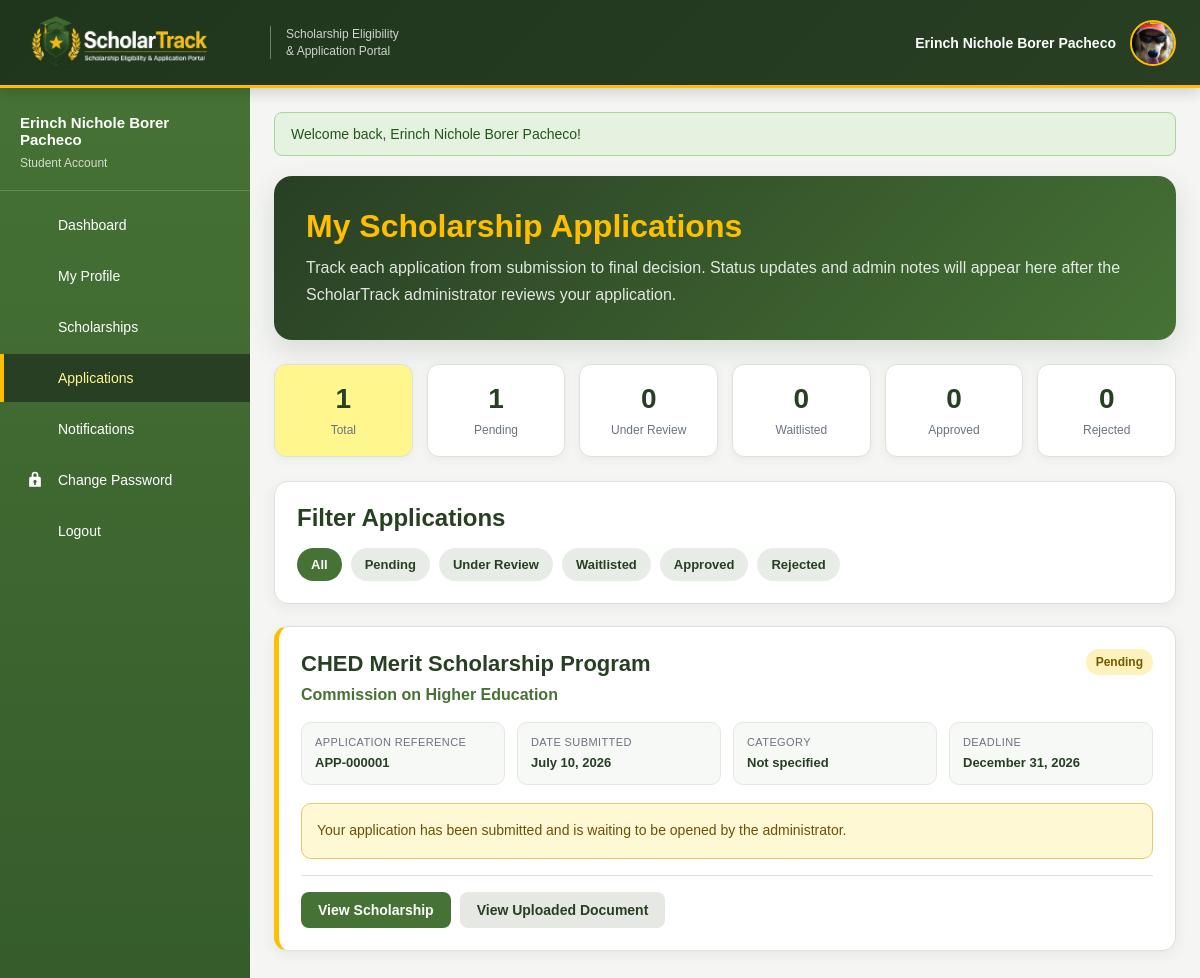
The app's page /my_applications.php (signed in) with its own data.
### tables this page shows
CREATE TABLE `student_profiles` (
  `id` int(11) NOT NULL,
  `user_id` int(11) NOT NULL,
  `first_name` varchar(100) DEFAULT NULL,
  `middle_name` varchar(100) DEFAULT NULL,
  `last_name` varchar(100) DEFAULT NULL,
  `birthday` date DEFAULT NULL,
  `sex` enum('Male','Female','Prefer not to say') DEFAULT NULL,
  `civil_status` enum('Single','Married','Widowed','Separated') DEFAULT NULL,
  `nationality` varchar(50) DEFAULT 'Filipino',
  `contact_number` varchar(20) DEFAULT NULL,
  `alternate_contact` varchar(20) DEFAULT NULL,
  `house_no` varchar(100) DEFAULT NULL,
  `street` varchar(150) DEFAULT NULL,
  `barangay` varchar(150) DEFAULT NULL,
  `municipality` varchar(150) DEFAULT NULL,
  `province` varchar(150) DEFAULT NULL,
  `zipcode` varchar(10) DEFAULT NULL,
  `school` varchar(150) DEFAULT NULL,
  `student_no` varchar(30) DEFAULT NULL,
  `course` varchar(150) DEFAULT NULL,
  `other_course` varchar(150) DEFAULT NULL,
  `year_level` varchar(30) DEFAULT NULL,
  `gwa` decimal(3,2) DEFAULT NULL,
  `annual_income` decimal(12,2) DEFAULT NULL,
  `profile_picture` varchar(255) DEFAULT 'default.png',
  `created_at` timestamp NOT NULL DEFAULT current_timestamp()
);

CREATE TABLE `applications` (
  `id` int(11) NOT NULL,
  `scholarship_id` int(11) DEFAULT NULL,
  `student_id` int(11) DEFAULT NULL,
  `status` enum('Pending','Under Review','Waitlisted','Approved','Rejected') DEFAULT 'Pending',
  `submitted_at` timestamp NOT NULL DEFAULT current_timestamp(),
  `application_statement` text DEFAULT NULL,
  `admin_note` text DEFAULT NULL,
  `reviewed_at` datetime DEFAULT NULL,
  `reviewed_by` int(11) DEFAULT NULL
);

CREATE TABLE `scholarships` (
  `id` int(11) NOT NULL,
  `title` varchar(150) DEFAULT NULL,
  `provider` varchar(100) DEFAULT NULL,
  `category` varchar(100) DEFAULT NULL,
  `region` varchar(100) DEFAULT NULL,
  `eligible_courses` text DEFAULT NULL,
  `description` text DEFAULT NULL,
  `benefits` text DEFAULT NULL,
  `coverage` text DEFAULT NULL,
  `monthly_allowance` decimal(12,2) DEFAULT NULL,
  `tuition_fee` decimal(12,2) DEFAULT NULL,
  `book_allowance` decimal(12,2) DEFAULT NULL,
  `transportation_allowance` decimal(12,2) DEFAULT NULL,
  `living_allowance` decimal(12,2) DEFAULT NULL,
  `one_time_grant` decimal(12,2) DEFAULT NULL,
  `minimum_gwa` decimal(3,2) DEFAULT NULL,
  `max_income` decimal(12,2) DEFAULT NULL,
  `qualifications` text DEFAULT NULL,
  `documentary_requirements` text DEFAULT NULL,
  `selection_process` text DEFAULT NULL,
  `official_website` varchar(255) DEFAULT NULL,
  `source_note` text DEFAULT NULL,
  `deadline` date DEFAULT NULL,
  `created_at` timestamp NOT NULL DEFAULT current_timestamp()
);

### my_applications.php (the view, shortened to what the rows shown need)
<?php
require_once "config.php";
$user_id = (int) $_SESSION["user"]["id"];
$sql = "
    SELECT
        applications.id,
        applications.status,
        applications.admin_note,
        applications.submitted_at,
        scholarships.id AS scholarship_id,
        scholarships.title,
        scholarships.provider,
        scholarships.category,
        scholarships.region,
        scholarships.deadline,
        scholarships.official_website,
        documents.file_name
    FROM applications
    INNER JOIN scholarships
        ON scholarships.id = applications.scholarship_id
    LEFT JOIN documents
        ON documents.application_id = applications.id
    WHERE applications.student_id = ?
";
$params = [
    $user_id
];
$sql .= "
    ORDER BY applications.submitted_at DESC
";
$application_statement =
    $pdo->prepare($sql);
$application_statement->execute($params);
$applications =
    $application_statement->fetchAll();
function application_status_class($status)
{
    return strtolower(
        str_replace(
            " ",
            "-",
            $status
        )
    );
}
function application_reference($id)
{
    return "APP-" .
        str_pad(
            (string) $id,
            6,
            "0",
            STR_PAD_LEFT
        );
}
include "header.php";
?>
<div class="applications-hero">
    <h1>
        My Scholarship Applications
    </h1>
</div>
<div class="card filter-card">
    <h2 class="card-title">
        Filter Applications
    </h2>
</div>
<?php if (empty($applications)): ?>
    <div class="card empty-state">
        <h2>
            No applications found
        </h2>
        <p>
            You do not have any scholarship applications
            under this category yet.
        </p>
        <a
            href="scholarships.php"
            class="btn btn-primary"
        >
            Browse Scholarships
        </a>
    </div>
<?php else: ?>
    <div class="application-list">
        <?php foreach (
            $applications as $application
        ): ?>
            <?php
            $status =
                $application["status"];
            $status_class =
                application_status_class(
                    $status
                );
            $has_deadline =
                !empty(
                    $application["deadline"]
                );
            ?>
            <div
                class="card application-card <?= e(
                    $status_class
                ); ?>"
            >
                <div class="application-header">
                    <div>
                        <h2>
                            <?= e(
                                $application["title"]
                            ); ?>
                        </h2>
                        <p class="provider-name">
                            <?= e(
                                $application["provider"]
                            ); ?>
                        </p>
                    </div>
                    <span
                        class="badge badge-<?= e(
                            $status_class
                        ); ?>"
                    >
                        <?= e($status); ?>
                    </span>
                </div>
                <div class="application-meta">
                    <div class="meta-item">
                        <span>
                            Application Reference
                        </span>
                        <strong>
                            <?= e(
                                application_reference(
                                    $application["id"]
                                )
                            ); ?>
                        </strong>
                    </div>
                    <div class="meta-item">
                        <span>
                            Date Submitted
                        </span>
                        <strong>
                            <?= date(
                                "F d, Y",
                                strtotime(
                                    $application["submitted_at"]
                                )
                            ); ?>
                        </strong>
                    </div>
                    <div class="meta-item">
                        <span>
                            Category
                        </span>
                        <strong>
                            <?= !empty(
                                $application["category"]
                            )
                                ? e(
                                    $application["category"]
                                )
                                : "Not specified"; ?>
                        </strong>
                    </div>
                    <div class="meta-item">
                        <span>
                            Deadline
                        </span>
                        <strong>
                            <?= $has_deadline
                                ? date(
                                    "F d, Y",
                                    strtotime(
                                        $application["deadline"]
                                    )
                                )
                                : "To be announced"; ?>
                        </strong>
                    </div>
                </div>
                <?php if ($status === "Pending"): ?>
                    <div class="status-message message-pending">
                        Your application has been submitted and is
                        waiting to be opened by the administrator.
                    </div>
                <?php endif; ?>
                <div class="application-actions">
                    <a
                        href="scholarship_view.php?id=<?= (int) $application["scholarship_id"]; ?>"
                        class="btn btn-primary"
                    >
                        View Scholarship
                    </a>
                    <?php if (
                        !empty(
                            $application["file_name"]
                        )
                    ): ?>
                        <a
                            href="uploads/<?= rawurlencode(
                                $application["file_name"]
                            ); ?>"
                            target="_blank"
                            class="btn btn-secondary"
                        >
                            View Uploaded Document
                        </a>
                    <?php endif; ?>
                </div>
            </div>
        <?php endforeach; ?>
    </div>
<?php endif; ?>
<?php include "footer.php"; ?>

### header.php (shortened to what the rows shown need)
<?php
require_once "config.php";
$is_logged_in = isset($_SESSION["user"]);
$user_name = "User";
$user_initial = "U";
$profile_picture = "";
if ($is_logged_in) {
    $user_role = $_SESSION["user"]["role"] ?? "";
    $user_name = $_SESSION["user"]["fullname"] ?? "User";
    $user_initial = strtoupper(substr($user_name, 0, 1));
    if ($user_role === "student") {
        $picture_statement = $pdo->prepare(
            "SELECT profile_picture
             FROM student_profiles
             WHERE user_id = ?
             LIMIT 1"
        );
        $picture_statement->execute([
            (int) $_SESSION["user"]["id"]
        ]);
        $picture_record = $picture_statement->fetch();
        if (
            $picture_record &&
            !empty($picture_record["profile_picture"]) &&
            $picture_record["profile_picture"] !== "default.png"
        ) {
            $profile_picture =
                $picture_record["profile_picture"];
        }
    }
}
?>
<!DOCTYPE html>
<html lang="en">
<head>
</head>
<body>
<?php if ($is_logged_in): ?>
    <div class="dashboard-layout">
        <header class="topbar">
            <div class="topbar-right">
                <span class="user-name">
                    <?= e($user_name); ?>
                </span>
                <?php if ($profile_picture !== ""): ?>
                   <img
    			src="profile/<?= e($profile_picture); ?>?v=<?= time(); ?>"
    			alt="Profile Picture"
    			class="profile-photo"
>
                <?php else: ?>
                    <div class="profile-circle">
                        <?= e($user_initial); ?>
                    </div>
                <?php endif; ?>
            </div>
        </header>
        <main class="main-content">
<?php endif; ?>

### records on screen
student_profiles: profile_picture (picture)
applications: scholarship.title "CHED Merit Scholarship Program", scholarship.provider "Commission on Higher Education", status "Pending", id "APP-000001", submitted_at "July 10, 2026", scholarship.deadline "December 31, 2026", shows "Your application has been submitted and is waiting to be opened by the administrator."

### other values on screen
$user_name "Erinch Nichole Borer Pacheco"
$flashMessage['message'] "Welcome back, Erinch Nichole Borer Pacheco!"
$total_applications "1"
$pending_applications "1"
$review_applications "0"
$waitlisted_applications "0"
$approved_applications "0"
$rejected_applications "0"
$status "Pending"
$status "Under Review"
$status "Waitlisted"
$status "Approved"
$status "Rejected"
